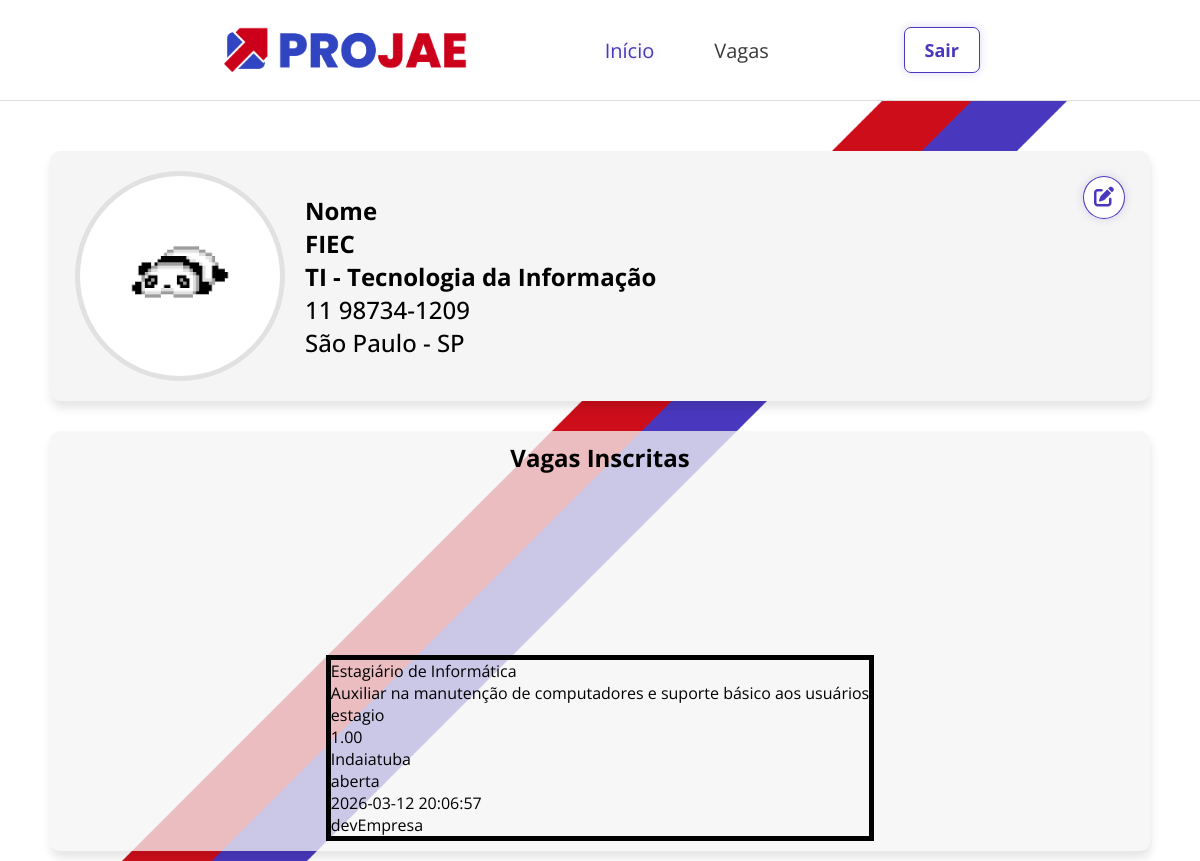
The page /public/views/dashboardPessoa.php (signed in) on the database as committed earlier.
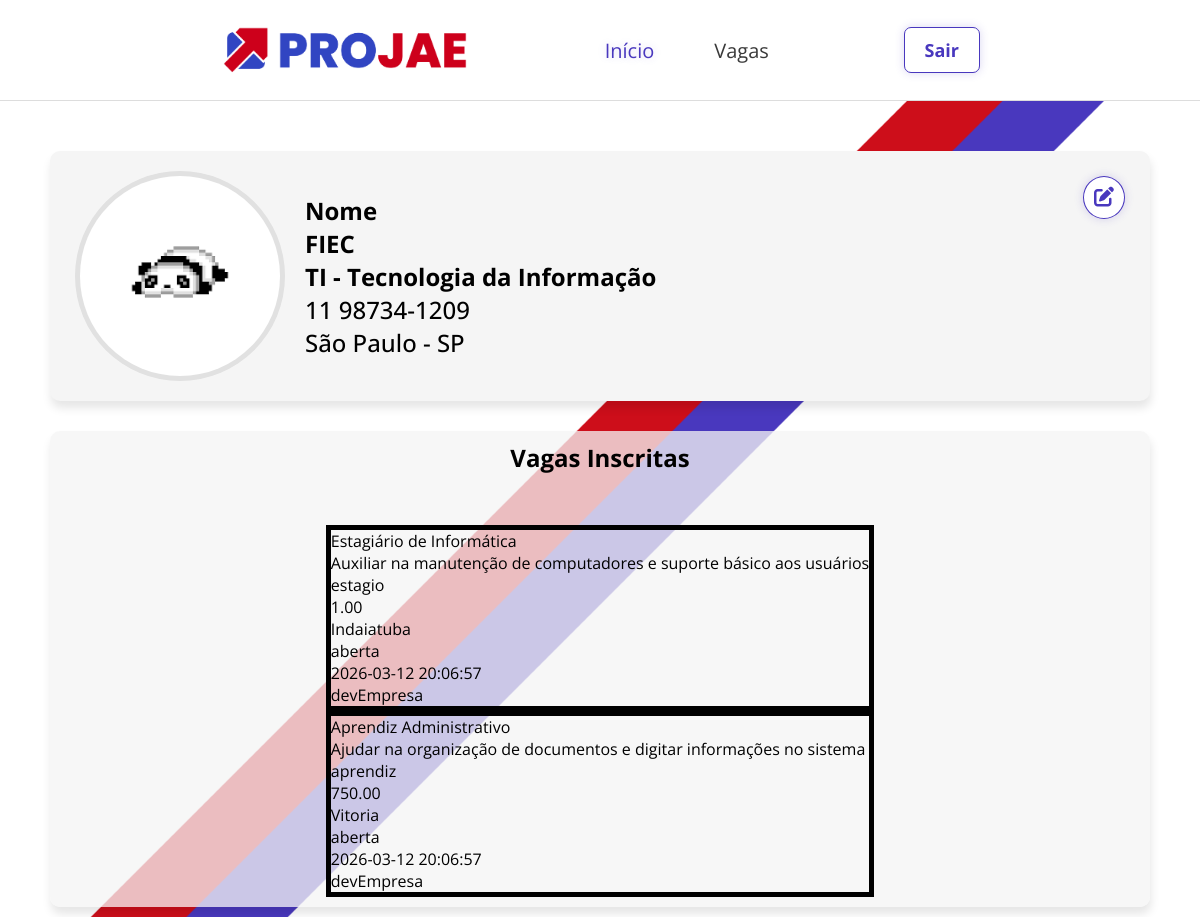
The same page on the database as committed later.
### tables this page shows
CREATE TABLE IF NOT EXISTS vagas (
    id_vaga INT AUTO_INCREMENT PRIMARY KEY,
    titulo VARCHAR(150) NOT NULL,
    descricao TEXT,
    tipo ENUM('estagio','aprendiz') NOT NULL,
    salario DECIMAL(10,2),
    cidade VARCHAR(100),
    status ENUM('aberta','fechada') DEFAULT 'aberta',
    data_publicacao TIMESTAMP DEFAULT CURRENT_TIMESTAMP,
    
    
    id_empresa INT NOT NULL,
    
    CONSTRAINT fk_vaga_empresa
    FOREIGN KEY (id_empresa) REFERENCES empresas(id_empresa)
);

CREATE TABLE IF NOT EXISTS empresas (
    id_empresa INT AUTO_INCREMENT PRIMARY KEY,
    nome VARCHAR(150) NOT NULL,
    cnpj VARCHAR(14) UNIQUE,
    telefone VARCHAR(20),
    cidade VARCHAR(100),
    
    id_usuario INT NOT NULL,
    
    CONSTRAINT fk_empresa_usuario
    FOREIGN KEY (id_usuario) REFERENCES usuarios(id)
);

### src/controllers/VagaController.php (called while the page is built, shortened)
<?php
require_once __DIR__ . '/../config/config.php';
require_once __DIR__ . '/../models/Usuarios.php';
function handleBuscarVaga($pdo)
{
    $errors = [];
    try {
        $userModel = new Usuario($pdo);
        $vagas = $userModel->buscarVaga();
    } catch (PDOException $e) {
        error_log("Erro ao trazer vagas: " . $e->getMessage());
        $errors[] = "Erro no sistema. Volte mais tarde.";
    }
    return $vagas;
}

### src/models/Usuarios.php (called while the page is built, shortened)
<?php
class Usuario
{
    private $pdo;
    public function __construct($pdo)
    {
        $this->pdo = $pdo;
    }
    public function buscarVaga()
    {
        $stmt = $this->pdo->prepare("
        SELECT vagas.*, empresas.nome
        FROM vagas
        INNER JOIN empresas ON vagas.id_empresa = empresas.id_empresa;
        ");
        $stmt->execute();
        return $stmt->fetchAll(PDO::FETCH_ASSOC);
    }
}

### public/views/dashboardPessoa.php (the view, shortened to what this page needs)
<?php
require_once __DIR__ . "/../../src/controllers/VagaController.php";
$vagas = handleBuscarVaga($pdo);
?>
<!DOCTYPE html>
<html lang="pt-BR">
<head>
    <link rel="stylesheet" href="https://cdnjs.cloudflare.com/ajax/libs/font-awesome/6.5.0/css/all.min.css">
    <link rel="stylesheet" href="../assets/css/globalEimports.css">
    <link rel="stylesheet" href="../assets/css/navegation.css">
    <link rel="stylesheet" href="../assets/css/main.css">
    <link rel="stylesheet" href="../assets/css/dashboardPessoa.css">
</head>
<body class="corpo">
    <header class="cabecalho">
        <div class="contentCabecalho">
            <div class="logo"><img class="img" src="../assets/img/imagotipo.png" alt="Projae logo"></div>
            <ul class="list">
                <li><a class="item-list active" href="" onclick="location.reload()">Início</a></li>
                <li><a class="item-list" href="vagas.php">Vagas</a></li>
            </ul>
            <div class="cta">
                <a href="./logout.php" class="btnSair">Sair</a>
            </div>
        </div>
    </header>
    <main class="principal">
        <div class="content">
            <section class="perfil">
                <div class="detalhesPerfil">
                    <div class="fotoPerfil"><img src="../assets/img/testeIMG.png" alt="Sua Foto de Perfil"></div>
                    <div>
                        <h1 class="nomePerfil">Nome</h1>
                        <h2 class="instituicaoPerfil">FIEC</h2>
                        <h2 class="cursoPerfil">TI - Tecnologia da Informação</h2>
                        <h2 class="telefonePerfil">11 98734-1209</h2>
                        <h2 class="regiaoPerfil">São Paulo - SP</h2>
                    </div>
                </div>
                <button onclick="abrirMenu()" class="btnEditar"><i class="fa-solid fa-pen-to-square"></i></button>
            </section>
            <section class="vagasInscritas">
                <h1 class="titulo">Vagas Inscritas</h1>
                <div class="cards">
                    <div class="card">
                        <?php
                        foreach ($vagas as $vaga):
                        ?>
                            <div style="border: 5px solid black;">
                                <form method="POST" action="../../src/controllers/InscricaoController.php">
                                    <p><?= $vaga['titulo'] ?></p>
                                    <p><?= $vaga['descricao'] ?></p>
                                    <p><?= $vaga['tipo'] ?></p>
                                    <p><?= $vaga['salario'] ?></p>
                                    <p><?= $vaga['cidade'] ?></p>
                                    <p><?= $vaga['status'] ?></p>
                                    <p><?= $vaga['data_publicacao'] ?></p>
                                    <p><?= $vaga['nome'] ?></p>
                                </form>
                            </div>
                        <?php
                        endforeach;
                        ?>
                    </div>
                </div>
            </section>
        </div>
    </main>
</body>
</html>

### public/assets/css/globalEimports.css (style rules this page uses)
* { margin:0; padding:0; box-sizing:border-box; font-family: 'Open Sans', sans-serif; }

### public/assets/css/navegation.css (style rules this page uses)
.cabecalho { width: 100%; border-bottom: 1px solid #ddd; background-color: white; }
.contentCabecalho { display: flex; justify-content: space-between; align-items: center; max-width: 70%; height: 100px; background: white; padding: 0 40px; margin: 0 auto; }
.img { width: 250px; }
.list { display: flex; list-style: none; gap: 30px; }
.item-list { text-decoration: none; color: #3a3a3a; font-size: 20px; }
.active { text-shadow: 0px 0px 10px rgba(74, 56, 190, 0.2); color: #4938be; }
.cta { display: flex; justify-content: center; align-items: center; gap: 25px; }
.btnSair { text-decoration: none; padding: 10px 20px; border-radius: 7px; background-color: white; color: #4938be; border: #4938be solid 1px; box-shadow: rgba(74, 56, 190, 0.2) 0px 0px 10px; font-size: 18px; font-weight: 700; cursor: pointer; }

### public/assets/css/main.css (style rules this page uses)
.corpo { height: 100vh; overflow: hidden; background-image: url("../img/bg.png"); background-size: cover; background-repeat: no-repeat; background-position: center; z-index: 1; }
.principal { min-height: calc(100vh - 111px); width: 100%; padding-top: 50px; }
.content { width: 100%; max-width: 1100px; margin: 0 auto; }

### public/assets/css/dashboardPessoa.css (style rules this page uses)
.corpo { overflow-y: visible; overflow-x: hidden; }
.list { gap: 60px; }
.principal { display: flex; }
.content { display: grid; grid-template-rows: auto 1fr; gap: 30px; }
.perfil { display: flex; align-items: center; justify-content: space-between; background-color: rgb(245, 245, 245); box-shadow: 1px 7px 10px rgba(0, 0, 0, 0.1); border-radius: 10px; padding: 25px; width: 100%; height: 250px; }
.detalhesPerfil { display: flex; justify-content: center; align-items: center; gap: 20px; }
.fotoPerfil { display: flex; justify-content: center; align-items: center; background-color: rgb(225, 225, 225); border-radius: 50%; width: 210px; height: 210px; }
.fotoPerfil > img { border-radius: 50%; width: 95%; height: 95%; }
.telefonePerfil { font-weight: 500; }
.regiaoPerfil { font-weight: 500; }
.btnEditar { align-self: flex-start; padding: 10px; border-radius: 50%; background-color: white; border: #4938be solid 1px; box-shadow: rgba(74, 56, 190, 0.2) 0px 0px 10px; color: #4938be; cursor: pointer; }
.btnEditar > i { font-size: 20px; }
.vagasInscritas { display: flex; align-items: center; justify-content: space-between; flex-direction: column; background-color: rgba(245, 245, 245, 0.76); box-shadow: 1px 7px 10px rgba(0, 0, 0, 0.1); border-radius: 10px; padding: 10px 25px; width: 100%; }

Rows that differ between the two databases and show on the page:
now on this page (row edited): vagas: titulo "Aprendiz Administrativo", descricao "Ajudar na organização de documentos e digitar informações no sistema", tipo "aprendiz", salario "750.00", cidade "Vitoria", status "aberta", data_publicacao "2026-03-12 20:06:57", id_empresa.nome "devEmpresa"
